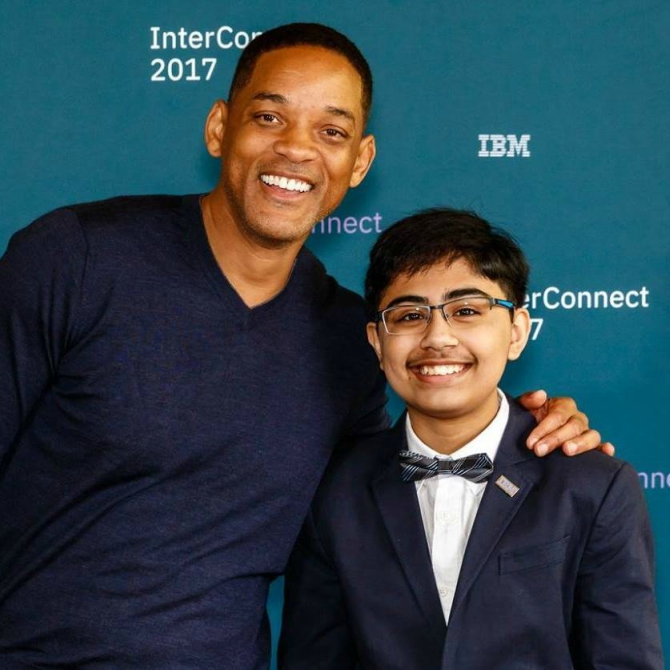
#> input picture test.jpg, 670 x 670 px
$ python facesearch.py haarcascade_frontalface_default.xml ../test.jpg
#> lines starting #> are read from the running program, lines starting #| are printed output that depends on the picture; after the words box and inside, x2 and y2 are one past the last pixel; in counts of white or black regions, pixels touching at a corner belong together
# -*- coding: utf-8 -*-
#############################################################
#       █▀▀ █▀▀█ █▀▀ █▀▀   █▀▀ █▀▀ █▀▀█ █▀▀█ █▀▀ █  █       #
#       █▀▀ █▄▄█ █   █▀▀   ▀▀█ █▀▀ █▄▄█ █▄▄▀ █   █▀▀█       #
#       ▀   ▀  ▀ ▀▀▀ ▀▀▀   ▀▀▀ ▀▀▀ ▀  ▀ ▀ ▀▀ ▀▀▀ ▀  ▀       #
#############################################################
# FaceSearch: Searches for faces in a given image using     #
# Google Reverse Image Search engine                        #
# ▀ ▀ ▀ ▀▀▀▀▀▀▀▀▀▀▀▀▀▀▀▀▀▀▀▀ ▀ ▀▀▀▀▀▀▀▀▀▀▀▀▀▀▀▀▀▀▀▀ ▀ ▀ ▀ ▀ #
# File name: facesearch.py                                  #
# Author: Suyog Jadhav (https://github.com/IAmSuyogJadhav)  #
# Date created: 10 Jul 2018                                 #
# Date last modified: 16 Jul 2018                           #
# Python Version: 3.6                                       #
# ▀ ▀ ▀ ▀▀▀▀▀▀▀▀▀▀▀▀▀▀▀▀▀▀▀▀ ▀ ▀▀▀▀▀▀▀▀▀▀▀▀▀▀▀▀▀▀▀▀ ▀ ▀ ▀ ▀ #
# Fork me on: https://github.com/IAmSuyogJadhav/FaceSearch  #
#############################################################

import numpy as np
import cv2
import sys
import requests
import webbrowser
import os
import urllib


def show(window, img):
    """
    Shows the image in OpenCV window with support for updating
    the image in real-time. This will simply repeatedly display the image.
    This makes real-time update of image possible and also lets us handle
    window close events reliably.

    Params:
    window: A python string, the name of the window in which to show the image
    img: A numpy array. Image to be shown.
    """
    while(1):  # Will repeatedly show the image in given window.
        cv2.imshow(window, img)
        k = cv2.waitKey(1) & 0xFF  # Capture the code of the pressed key.
        # Stop the loop when the user clicks on GUI close button [x].
        if not cv2.getWindowProperty(window, cv2.WND_PROP_VISIBLE):
            print("Operation Cancelled")
            break
        if k == 27:  # Key code for ESC
            break


# [43 lines left out: functions Search, handle_click, not called in this run]


# The path to the face detection Haar cascade. Specified in the install.sh file
cascade = sys.argv[1]

try:
    path = sys.argv[2]
except IndexError:  # Check if any path is entered or not.
    print("Please input a path.\nUsage: python search.py path/to/file")
    sys.exit()

if path.startswith('http:') or path.startswith('https:'):
    try:
        req = urllib.request.urlopen(path)
        arr = np.asarray(bytearray(req.read()), dtype=np.uint8)
        image = cv2.imdecode(arr, -1)
    except:
        print('Couldn\'t load the image from given url.')
        sys.exit()
else:
    image = cv2.imread(path)
#> image is the input picture: shape (670, 670, 3); mean B, G, R 75.5, 67.2, 48.4

if image is None:  # Check if the path is valid.
    print("""Image could not be loaded.
    1. Make sure you typed in the path to the image correctly.
    2. Make sure you have read permissions to the image file.""")
    sys.exit()

cascade = cv2.CascadeClassifier(cascade)  # Load the CascadeClassifier
detected = cascade.detectMultiScale(image)  # Detect faces
#> detected = [[354, 245, 174, 174], [217, 61, 166, 166]]
faces = []

for x, y, w, h in detected:
    faces.append(image[y:y+h, x:x+w, :])  # Crop out individual faces
#> this loop made 2 passes
#> after the loop, faces = 2 items

if len(faces) == 0:  # If no face is detected in the image.
    print("No face detected.")
    sys.exit()

faces_copy = faces.copy()
#> faces_copy = 2 items

a = 128  # To resize all faces to square of side a. Only for displaying.
for i, face in enumerate(faces_copy):  # Prepare for displaying.
    faces_copy[i] = cv2.resize(face, (a, a))  # Resize faces
    faces_copy[i] = np.pad(  # Pad the faces with a white border
            faces_copy[i], ((2, 2), (2, 2), (0, 0)),
            mode='constant', constant_values=((255, 255), (255, 255), (0, 0))
            )
    cv2.circle(  # Draw a quarter-circle at bottom-left of image.
            faces_copy[i], (5, a), int(0.25*a), (0, 200, 0), -1
            )
    cv2.putText(  # Type the index of the face over the quarter circle.
            faces_copy[i], str(i), (0, a), cv2.FONT_HERSHEY_DUPLEX,
            0.007*a, color=(255, 255, 255), thickness=1, lineType=cv2.LINE_AA
            )
#> this loop made 2 passes

faces_copy = np.hstack(tuple(faces_copy))  # For creating a single strip
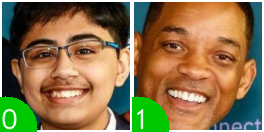
#> faces_copy: shape (132, 264, 3); mean of channels 0, 1, 2 77.1, 116.6, 139.1; drawn as B, G, R

if faces_copy.shape[1] < 4 * a:  # Pre-calculated
    pad = 4 * a - faces_copy.shape[1]  # Calculating required padding
#> pad = 248
    faces_copy = np.pad(
            faces_copy, ((0, 0), (pad // 2, pad // 2), (0, 0)),
            mode='constant', constant_values=((0, 0), (255, 255), (0, 0))
            )
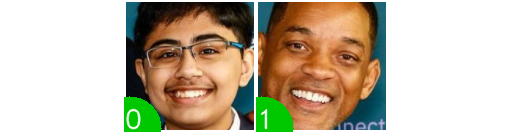
#> faces_copy: shape (132, 512, 3); mean of channels 0, 1, 2 163.3, 183.6, 195.2; drawn as B, G, R


faces_copy = np.pad(  # Padding above to write some text.
        faces_copy, ((a//2, 0), (0, 0), (0, 0)),
        mode='constant', constant_values=((255, 255), (0, 0), (0, 0))
        )
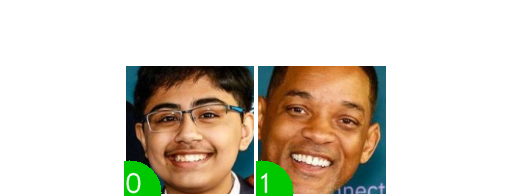
#> faces_copy: shape (196, 512, 3); mean of channels 0, 1, 2 193.2, 206.9, 214.7; drawn as B, G, R

cv2.putText(  # Writing some text on the top padded portion.
        faces_copy,
        'Click on the face you want to search for.', (5, a // 4),
        cv2.FONT_HERSHEY_DUPLEX, 0.7, (0, 200, 0), lineType=cv2.LINE_AA
        )
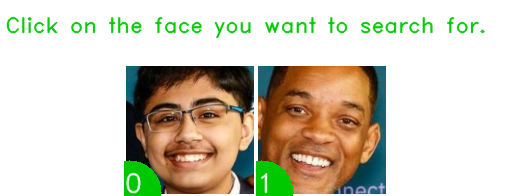
#> faces_copy: shape (196, 512, 3); 3.12% of pixels changed, all inside (x1, y1, x2, y2) = (6, 16, 485, 39); drawn as B, G, R

cv2.namedWindow('Choose the face', cv2.WINDOW_NORMAL)
cv2.setMouseCallback('Choose the face', handle_click)
show('Choose the face', faces_copy)
#> (key Esc is pressed here)
